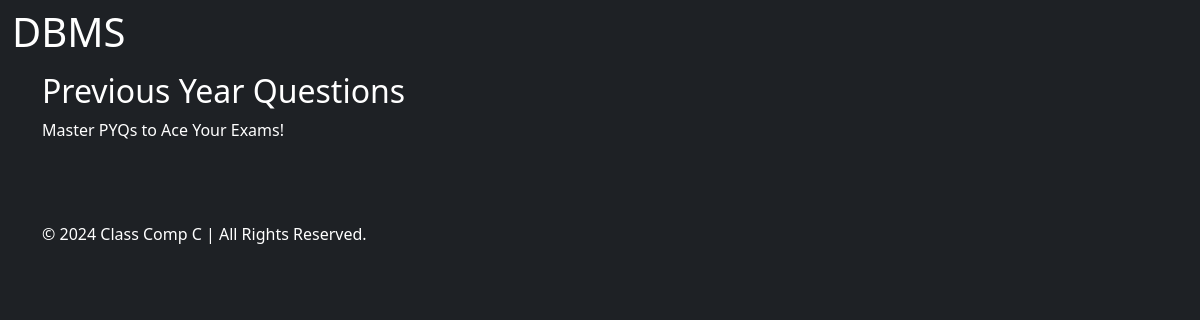
Page /PYQS/ on the earlier database version.
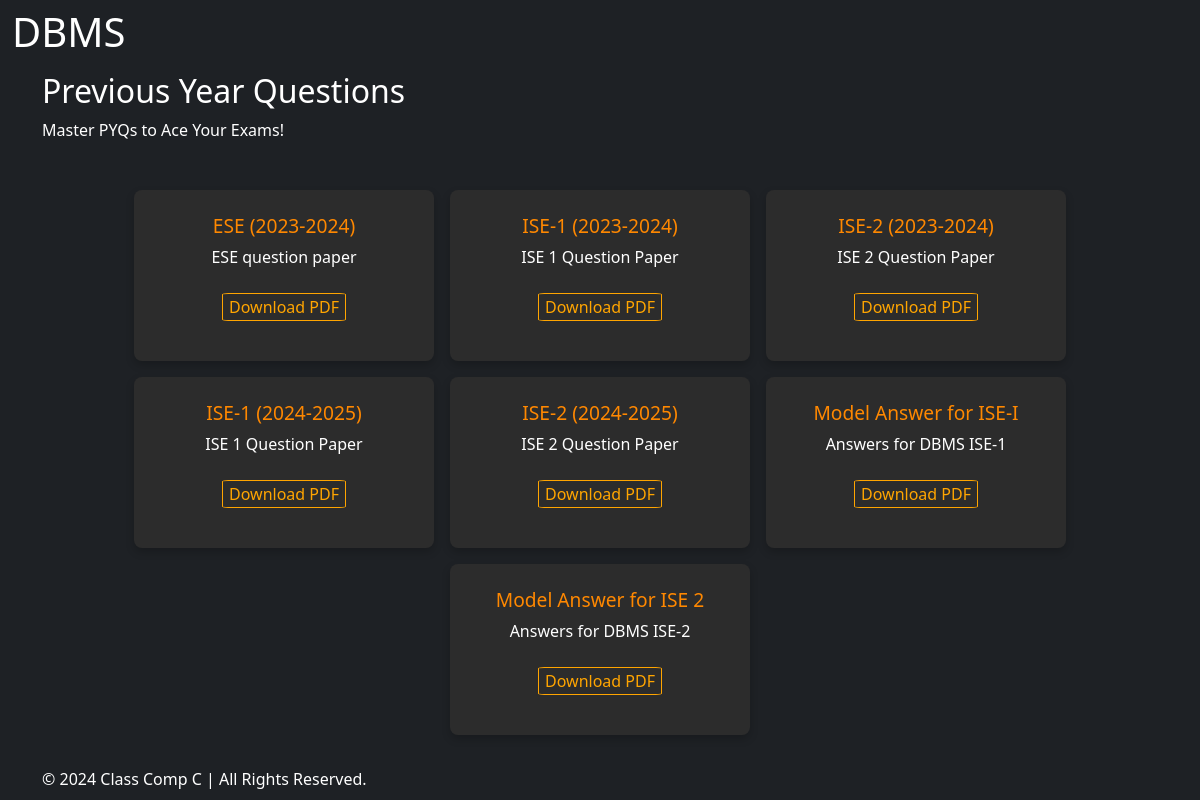
Same page on the later database version.
### files/models.py (models this page shows, shortened)
class Filepdf(models.Model):
    id = models.AutoField
    title = models.CharField(max_length=150,default = "")
    file = models.FileField(upload_to='filePDF/',default = "")
    disc = models.CharField(max_length=600,default = "")
    category = models.CharField(max_length=100,default="")
    uploaded_at = models.DateTimeField(auto_now_add=True)

### files/views.py (the view)
# urls.py: path("PYQS/",views.PYQ,name="PYQ"),
def PYQ(request):
    files = Filepdf.objects.all()
    context = {
        'files' : files[25::]
    }
    return render(request, './PYQ.html',context)

### files/templates/PYQ.html (shortened to what this page needs)
{% extends 'Basic.html' %}
    {% block section %}
                <div class="padding-global">
                    <div class="w-layout-blockcontainer container w-container">
                        <div class="padding-section-large">
                            <div class="faqs-title-wrapper">
                                <h2 class="heading-style-h1">Previous Year Questions</h2>
                                <p class="text-size-regular">Master PYQs to Ace Your Exams!</p>
                            </div>
                            <div class="pyq-container">
                                {% for file in files %}
                                    <div class="pyq-box">
                                        <h3>{{file.title}}</h3>
                                        <div class="text-rich-text w-richtext">
                                            {{file.disc}}<br><br>
                                            <a href="{% url 'download_file' file.id %}"><button>Download PDF</button></a>
                                        </div>                                        </p>
                                    </div>
                                {% endfor %}
                        </div>
                    </div>
                </div>
                {% endblock %}

### files/templates/Basic.html (shortened to what this page needs)
<!DOCTYPE html>
<html data-wf-domain="" data-wf-page="665f27834e206c9660b3a633" data-wf-site="665f27834e206c9660b3a626" lang="en">
<head>
    <link href="https://cdn.prod.website-files.com/665f27834e206c9660b3a626/css/north-website.webflow.29ac860a1.min.css" rel="stylesheet" type="text/css" />
    <link href="https://cdn.jsdelivr.net/npm/bootstrap@5.3.3/dist/css/bootstrap.min.css" rel="stylesheet">
    <link rel="stylesheet" href="https://cdn.jsdelivr.net/npm/swiper@11/swiper-bundle.min.css" />
</head>
<body>
    <div class="page-wrapper">
        <div class="main-wrapper">
            <nav class="navbar-component">
                <div class="navbar">
                    <div class="padding-global">
                        <div class="w-layout-blockcontainer container w-container">
                            <div class="navbar-flex-wrapper">
                                <a href="/">
                                    <h1>DBMS</h1>
                                </a>
                            </div>
                        </div>
                    </div>
                </div>
            </nav>
            <section class="section position-relative overflow-hidden">
                {% block section %} {% endblock %}
            </section>
            <section class="section">
                <div class="padding-global">
                    <div class="w-layout-blockcontainer container w-container">
                        <div class="footer-padding">
                            <div class="footer-bottom">
                                <div class="text-size-small w-embed w-script">
                                    <div>
                                        &copy;
                                        <span id="copyright-2">
                                        </span>
                                        Class Comp C | All Rights Reserved.
                                    </div>
                                </div>
                            </div>
                        </div>
                    </div>
                </div>
            </section>
        </div>
    </div>
</body>
</html>

### files/templates/Basic.html (style rules this page uses)
* { -webkit-font-smoothing: antialiased; -moz-osx-font-smoothing: grayscale; -o-font-smoothing: antialiased; }
body { background-color: #1E2125; color: white; }
html, body { margin: 0; padding: 0; width: 100%; height: 100%; }
.navbar { gap: 1rem; }
.navbar-flex-wrapper a { text-decoration: none; color: white; }

### files/templates/PYQ.html (style rules this page uses)
.text-rich-text button { border: 1px solid orange; color: orange; background-color: transparent; border-radius: 5%; transition: all 0.5s; }
.pyq-container { display: flex; flex-wrap: wrap; gap: 1rem; padding: 2rem 0; justify-content: center; }
.pyq-box { background-color: #2c2c2c; color: white; border-radius: 8px; padding: 1.5rem; flex: 1 1 calc(33.33% - 1rem); box-shadow: 0 4px 8px rgba(0, 0, 0, 0.2); max-width: 300px; text-align: center; transition: transform 0.2s ease; }
.pyq-box h3 { color: #ff8800; font-size: 1.2rem; margin-bottom: 0.5rem; }

Differences in the rows shown:
added Filepdf: title "ESE (2023-2024)", disc "ESE question paper"
added Filepdf: title "ISE-1 (2023-2024)", disc "ISE 1 Question Paper"
added Filepdf: title "ISE-2 (2023-2024)", disc "ISE 2 Question Paper"
added Filepdf: title "ISE-1 (2024-2025)", disc "ISE 1 Question Paper"
added Filepdf: title "ISE-2 (2024-2025)", disc "ISE 2 Question Paper"
added Filepdf: title "Model Answer for ISE-I", disc "Answers for DBMS ISE-1"
added Filepdf: title "Model Answer for ISE 2", disc "Answers for DBMS ISE-2"
